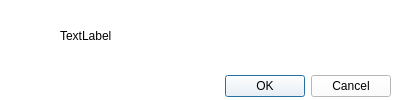
<?xml version="1.0" encoding="UTF-8"?>
<ui version="4.0">
 <class>alertwin</class>
 <widget class="QDialog" name="alertwin">
  <property name="geometry">
   <rect>
    <x>0</x>
    <y>0</y>
    <width>400</width>
    <height>100</height>
   </rect>
  </property>
  <property name="sizePolicy">
   <sizepolicy hsizetype="Fixed" vsizetype="Fixed">
    <horstretch>0</horstretch>
    <verstretch>0</verstretch>
   </sizepolicy>
  </property>
  <property name="minimumSize">
   <size>
    <width>400</width>
    <height>100</height>
   </size>
  </property>
  <property name="maximumSize">
   <size>
    <width>400</width>
    <height>100</height>
   </size>
  </property>
  <property name="sizeIncrement">
   <size>
    <width>400</width>
    <height>0</height>
   </size>
  </property>
  <property name="windowTitle">
   <string>提示</string>
  </property>
  <property name="windowIcon">
   <iconset>
    <normaloff>icon.png</normaloff>icon.png</iconset>
  </property>
  <property name="autoFillBackground">
   <bool>false</bool>
  </property>
  <property name="styleSheet">
   <string notr="true">background-color:rgb(255, 255, 255)</string>
  </property>
  <widget class="QDialogButtonBox" name="buttonBox">
   <property name="geometry">
    <rect>
     <x>50</x>
     <y>70</y>
     <width>341</width>
     <height>32</height>
    </rect>
   </property>
   <property name="orientation">
    <enum>Qt::Horizontal</enum>
   </property>
   <property name="standardButtons">
    <set>QDialogButtonBox::Cancel|QDialogButtonBox::Ok</set>
   </property>
  </widget>
  <widget class="QLabel" name="content">
   <property name="geometry">
    <rect>
     <x>60</x>
     <y>0</y>
     <width>281</width>
     <height>71</height>
    </rect>
   </property>
   <property name="sizePolicy">
    <sizepolicy hsizetype="Preferred" vsizetype="Preferred">
     <horstretch>0</horstretch>
     <verstretch>0</verstretch>
    </sizepolicy>
   </property>
   <property name="minimumSize">
    <size>
     <width>1</width>
     <height>0</height>
    </size>
   </property>
   <property name="text">
    <string>TextLabel</string>
   </property>
  </widget>
 </widget>
 <resources/>
 <connections>
  <connection>
   <sender>buttonBox</sender>
   <signal>accepted()</signal>
   <receiver>alertwin</receiver>
   <slot>close()</slot>
   <hints>
    <hint type="sourcelabel">
     <x>248</x>
     <y>254</y>
    </hint>
    <hint type="destinationlabel">
     <x>157</x>
     <y>274</y>
    </hint>
   </hints>
  </connection>
  <connection>
   <sender>buttonBox</sender>
   <signal>rejected()</signal>
   <receiver>alertwin</receiver>
   <slot>close()</slot>
   <hints>
    <hint type="sourcelabel">
     <x>316</x>
     <y>260</y>
    </hint>
    <hint type="destinationlabel">
     <x>286</x>
     <y>274</y>
    </hint>
   </hints>
  </connection>
 </connections>
</ui>
